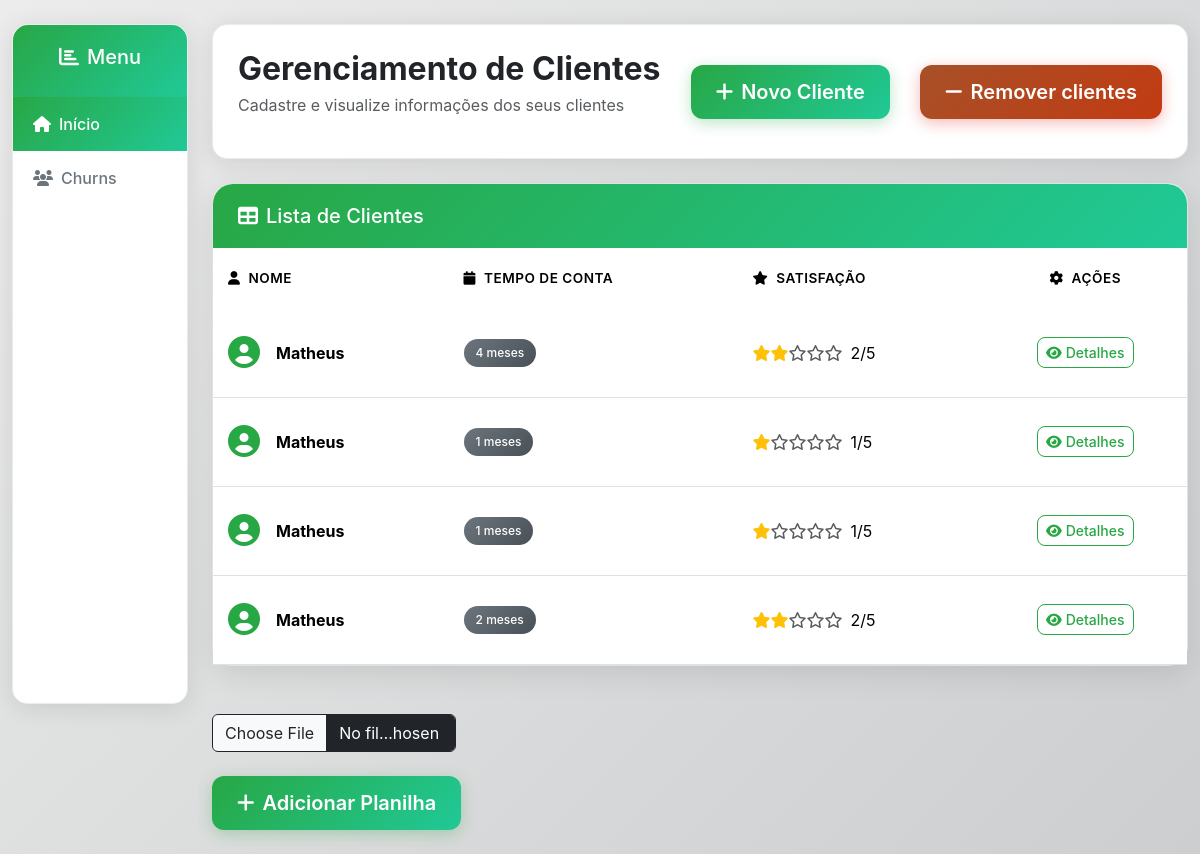
Before: / with the older database file.
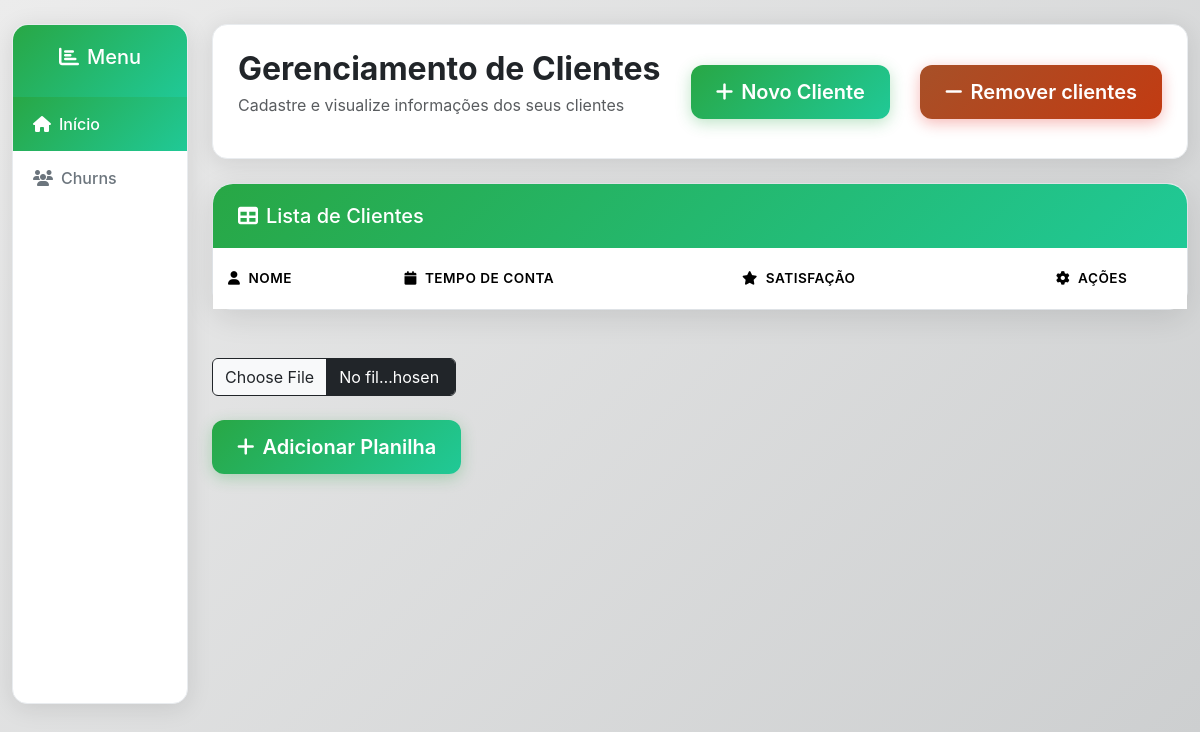
After: the same page with the newer database file.
### tables this page shows
CREATE TABLE Clientes (
    id INTEGER PRIMARY KEY,
    name TEXT,
    Tenure INTEGER,
    PreferredLoginDevice TEXT,
    CityTier INTEGER,
    WarehouseToHome INTEGER,
    PreferredPaymentMode TEXT,
    Gender TEXT,
    HourSpendOnApp INTEGER,
    NumberOfDeviceRegistered INTEGER,
    PreferedOrderCat TEXT,
    SatisfactionScore INTEGER,
    MaritalStatus TEXT,
    NumberOfAddress INTEGER,
    Complain INTEGER,
    OrderAmountHikeFromLastYear INTEGER,
    CouponUsed INTEGER,
    OrderCount INTEGER,
    DaySinceLastOrder INTEGER,
    CashbackAmount REAL
, email TEXT, phone TEXT, prob_churn REAL, pred_churn TEXT);

### app.py (the view)
@app.route("/")
def index():
    keys_list = ["id", "name", "Tenure", "SatisfactionScore"]
    clients_list = []
    clients = db.search_clients()
    for client in clients:
        index_key = 0
        datas = {}
        for data in client:
            datas[keys_list[index_key]] = data
            index_key += 1
        clients_list.append(datas)
    return render_template("index.html", clients = clients_list)

### db.py (called while the page is built)
def search_clients():
    with sqlite3.connect("database.db") as conn:
        cursor = conn.cursor()
        cursor.execute("SELECT id, name, Tenure, SatisfactionScore  FROM Clientes")
        return cursor.fetchall()

### templates/index.html (shortened to what this page needs)
<!DOCTYPE html>
<html lang="en">
<head>
    <link href="https://cdn.jsdelivr.net/npm/bootstrap@5.3.2/dist/css/bootstrap.min.css" rel="stylesheet">
    <link href="https://cdnjs.cloudflare.com/ajax/libs/font-awesome/6.4.0/css/all.min.css" rel="stylesheet">
    <link rel="stylesheet" href="../static/styles.css">
</head>
<body>
    <div class="container-fluid py-4">
        <div class="row">
            <div class="col-md-2">
                <div class="sidebar">
                    <div class="sidebar-header">
                        <h5><i class="fas fa-chart-bar me-2"></i>Menu</h5>
                    </div>
                    <ul class="nav flex-column">
                        <li class="nav-item">
                            <a class="nav-link active" href="#"><i class="fas fa-home me-2"></i>Início</a>
                        </li>
                        <li class="nav-item">
                            <a class="nav-link" href="#"><i class="fas fa-users me-2"></i>Churns</a>
                        </li>
                    </ul>
                </div>
            </div>
            <div class="col-md-10">
                <div class="page-header mb-4">
                    <div class="d-flex justify-content-between align-items-center">
                        <div>
                            <h2 class="page-title">Gerenciamento de Clientes</h2>
                            <p class="text-muted">Cadastre e visualize informações dos seus clientes</p>
                        </div>
                        <button class="btn btn-success btn-lg custom-btn-register" onclick="open_register_client()">
                            <i class="fas fa-plus me-2"></i>Novo Cliente
                        </button>
                        <form method="POST" action="/delete_all_clients">
                            <button class="btn btn-success btn-lg custom-btn-remove" type="submit">
                                <i class="fas fa-minus me-2"></i>Remover clientes
                            </button>
                        </form>
                    </div>
                </div>
                <div class="card custom-card dashboard">
                    <div class="card-header">
                        <h5 class="mb-0"><i class="fas fa-table me-2"></i>Lista de Clientes</h5>
                    </div>
                    <div class="card-body p-0">
                        <div class="table-responsive">
                            <table class="table table-hover custom-table mb-0">
                                <thead>
                                    <tr>
                                        <th scope="col"><i class="fas fa-user me-2"></i>Nome</th>
                                        <th scope="col"><i class="fas fa-calendar me-2"></i>Tempo de Conta</th>
                                        <th scope="col"><i class="fas fa-star me-2"></i>Satisfação</th>
                                        <th scope="col" class="text-center"><i class="fas fa-cog me-2"></i>Ações</th>
                                    </tr>
                                </thead>
                                <tbody>
                                    {% for client in clients %}
                                        <tr>
                                            <td>
                                                <div class="d-flex align-items-center">
                                                    <div class="avatar me-3">
                                                        <i class="fas fa-user-circle"></i>
                                                    </div>
                                                    <strong>{{ client.name }}</strong>
                                                </div>
                                            </td>
                                            <td>
                                                <span class="badge badge-tenure">{{ client.Tenure }} meses</span>
                                            </td>
                                            <td>
                                                <div class="rating">
                                                    {% for i in range(client.SatisfactionScore | int) %}
                                                        <i class="fas fa-star text-warning"></i>
                                                    {% endfor %}
                                                    {% for i in range(5 - client.SatisfactionScore | int ) %}
                                                        <i class="far fa-star text-muted"></i>
                                                    {% endfor %}
                                                    <span class="ms-2">{{ client.SatisfactionScore }}/5</span>
                                                </div>
                                            </td>
                                            <td class="text-center">
                                                <form method="get" action="/datails_client" class="d-inline">
                                                    <button type="submit" class="btn btn-outline-primary btn-sm custom-btn-details" value="{{ client.id }}" name="id_client">
                                                        <i class="fas fa-eye me-1"></i>Detalhes
                                                    </button>
                                                </form>
                                            </td>
                                        </tr>
                                    {% endfor %}
                                </tbody>
                            </table>
                        </div>
                    </div>
                </div>
                <div class="mt-5 add-spreadsheet">
                    <form action="/upload_df" enctype="multipart/form-data" method="POST">
                        <div class="w-25">
                            <input class="btn btn-dark form-control" type="file" id="file_name" name="df_file" >
                        </div>
                        <div class="mt-4">
                            <button class="btn btn-success btn-lg custom-btn-register" type="submit">
                                <i class="fas fa-plus me-2"></i>Adicionar Planilha
                            </button>
                        </div>
                    </form>
                </div>
            </div>
        </div>
    </div>
</body>
</html>

### static/styles.css (style rules this page uses)
* { margin: 0; padding: 0; box-sizing: border-box; }
body { font-family: 'Inter', -apple-system, BlinkMacSystemFont, 'Segoe UI', Roboto, sans-serif; background: linear-gradient(135deg, #ececec 0%, #cccecf 100%); min-height: 100vh; color: #212529; }
.sidebar { background: white; border-radius: 15px; box-shadow: 0 4px 25px rgba(0,0,0,0.1); padding: 0; margin-bottom: 20px; min-height: calc(100vh - 120px); border: 1px solid #e9ecef; }
.sidebar-header { background: linear-gradient(135deg, #28a745 0%, #20c997 100%); color: white; padding: 20px; border-radius: 15px 15px 0 0; text-align: center; }
.sidebar .nav-link { color: #6c757d; padding: 15px 20px; border-radius: 0; transition: all 0.3s ease; font-weight: 500; }
.sidebar .nav-link.active { background: linear-gradient(135deg, #28a745 0%, #20c997 100%); color: white; }
.page-header { background: white; padding: 25px; border-radius: 15px; box-shadow: 0 4px 25px rgba(0,0,0,0.1); border: 1px solid #e9ecef; }
.page-title { color: #212529; font-weight: 700; margin-bottom: 5px; }
.custom-btn-register { background: linear-gradient(135deg, #28a745 0%, #20c997 100%); border: none; border-radius: 12px; padding: 12px 25px; font-weight: 600; box-shadow: 0 4px 15px rgba(40, 167, 69, 0.3); transition: all 0.3s ease; color: white; }
.custom-btn-remove { background: linear-gradient(135deg, #a75028 0%, #c23b12 100%); border: none; border-radius: 12px; padding: 12px 25px; font-weight: 600; box-shadow: 0 4px 15px rgba(226, 18, 11, 0.295); transition: all 0.3s ease; color: white; }
.custom-card { border: 1px solid #dee2e6; border-radius: 20px; box-shadow: 0 8px 30px rgba(0,0,0,0.1); background: white; transition: all 0.3s ease; }
.card-header { background: linear-gradient(135deg, #28a745 0%, #20c997 100%); color: white; border-radius: 20px 20px 0 0 !important; border: none; padding: 20px 25px; font-weight: 600; }
.card-body { padding: 30px; }
.custom-table { background: white; }
.custom-table thead tr { background: linear-gradient(135deg, #343a40 0%, #212529 100%); color: white; }
.custom-table thead th { border: none; padding: 20px 15px; font-weight: 600; text-transform: uppercase; font-size: 0.85rem; letter-spacing: 0.5px; }
.custom-card { animation: fadeInUp 0.6s ease-out; }

Changed rows visible on the page:
removed Clientes: name "Matheus", Tenure "4", SatisfactionScore "2", {{ client.id }} 1 (drawn)
removed Clientes: name "Matheus", Tenure "1", SatisfactionScore "1", {{ client.id }} 2 (drawn)
removed Clientes: name "Matheus", Tenure "1", SatisfactionScore "1", {{ client.id }} 3 (drawn)
removed Clientes: name "Matheus", Tenure "2", SatisfactionScore "2", {{ client.id }} 4 (drawn)
